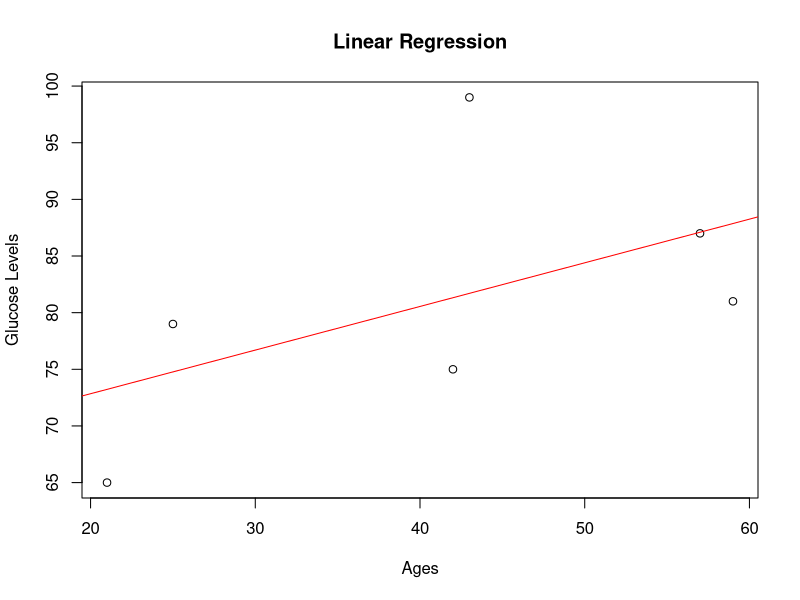

This figure's R source:
#---------------------------Linear Regression-----------------------
# data
Age <- c(43, 21, 25, 42, 57, 59)
Glucose_Level <- c(99, 65, 79, 75, 87, 81)

# Create a data frame
data <- data.frame(Age, Glucose_Level)

# Perform linear regression
linear_model <- lm(Glucose_Level ~ Age, data)

# Display the regression summary
summary(linear_model)

# Extract coefficients
intercept <- coef(linear_model)[1]
slope <- coef(linear_model)[2]

# Print the linear regression equation
cat("Linear Regression Equation: Glucose_Level =", intercept, "+", slope, "* Age\n")

# Predict glucose level at age 32
new_data <- data.frame(Age = 32)
predicted_glucose <- predict(linear_model, newdata = new_data)
print(predicted_glucose)

#---------------------Plot Linear Regression---------------------------

# Scatter plot of the data
plot(data$Age, data$Glucose_Level, main = "Linear Regression", 
     xlab = "Ages", ylab = "Glucose Levels")

# Add the regression line to the plot
abline(linear_model, col = "red")


